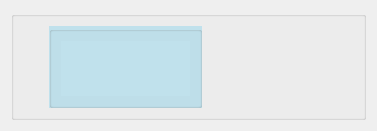
<?xml version="1.0" encoding="UTF-8"?>
<ui version="4.0">
 <class>Form</class>
 <widget class="QWidget" name="Form">
  <property name="geometry">
   <rect>
    <x>0</x>
    <y>0</y>
    <width>377</width>
    <height>131</height>
   </rect>
  </property>
  <property name="windowTitle">
   <string>Form</string>
  </property>
  <layout class="QVBoxLayout" name="verticalLayout">
   <item>
    <widget class="QGroupBox" name="groupBox">
     <property name="title">
      <string/>
     </property>
     <layout class="QHBoxLayout" name="horizontalLayout">
      <item>
       <layout class="QVBoxLayout" name="verticalLayout_2">
        <item>
         <widget class="QLabel" name="label">
          <property name="sizePolicy">
           <sizepolicy hsizetype="Fixed" vsizetype="Fixed">
            <horstretch>0</horstretch>
            <verstretch>0</verstretch>
           </sizepolicy>
          </property>
          <property name="text">
           <string/>
          </property>
          <property name="pixmap">
           <pixmap resource="../QRC/imagenesInicioSesion.qrc">:/newPrefix/Icons/Usuario Masculino 5.png</pixmap>
          </property>
         </widget>
        </item>
        <item>
         <spacer name="verticalSpacer">
          <property name="orientation">
           <enum>Qt::Vertical</enum>
          </property>
          <property name="sizeHint" stdset="0">
           <size>
            <width>20</width>
            <height>40</height>
           </size>
          </property>
         </spacer>
        </item>
       </layout>
      </item>
      <item>
       <layout class="QHBoxLayout" name="horizontalLayout_2">
        <property name="spacing">
         <number>5</number>
        </property>
        <property name="leftMargin">
         <number>0</number>
        </property>
        <item>
         <widget class="QGroupBox" name="groupBox_2">
          <property name="sizePolicy">
           <sizepolicy hsizetype="MinimumExpanding" vsizetype="Preferred">
            <horstretch>0</horstretch>
            <verstretch>0</verstretch>
           </sizepolicy>
          </property>
          <property name="styleSheet">
           <string notr="true">background-color: rgb(192, 225, 236);</string>
          </property>
          <property name="title">
           <string/>
          </property>
          <layout class="QVBoxLayout" name="verticalLayout_3">
           <item>
            <widget class="QLabel" name="message_receptor">
             <property name="sizePolicy">
              <sizepolicy hsizetype="Preferred" vsizetype="MinimumExpanding">
               <horstretch>0</horstretch>
               <verstretch>0</verstretch>
              </sizepolicy>
             </property>
             <property name="styleSheet">
              <string notr="true">color: rgb(0, 75, 115);</string>
             </property>
             <property name="text">
              <string/>
             </property>
             <property name="wordWrap">
              <bool>true</bool>
             </property>
            </widget>
           </item>
          </layout>
         </widget>
        </item>
        <item>
         <spacer name="horizontalSpacer">
          <property name="orientation">
           <enum>Qt::Horizontal</enum>
          </property>
          <property name="sizeType">
           <enum>QSizePolicy::MinimumExpanding</enum>
          </property>
          <property name="sizeHint" stdset="0">
           <size>
            <width>40</width>
            <height>20</height>
           </size>
          </property>
         </spacer>
        </item>
       </layout>
      </item>
     </layout>
    </widget>
   </item>
  </layout>
 </widget>
 <resources>
  <include location="../QRC/imagenesInicioSesion.qrc"/>
 </resources>
 <connections/>
</ui>
